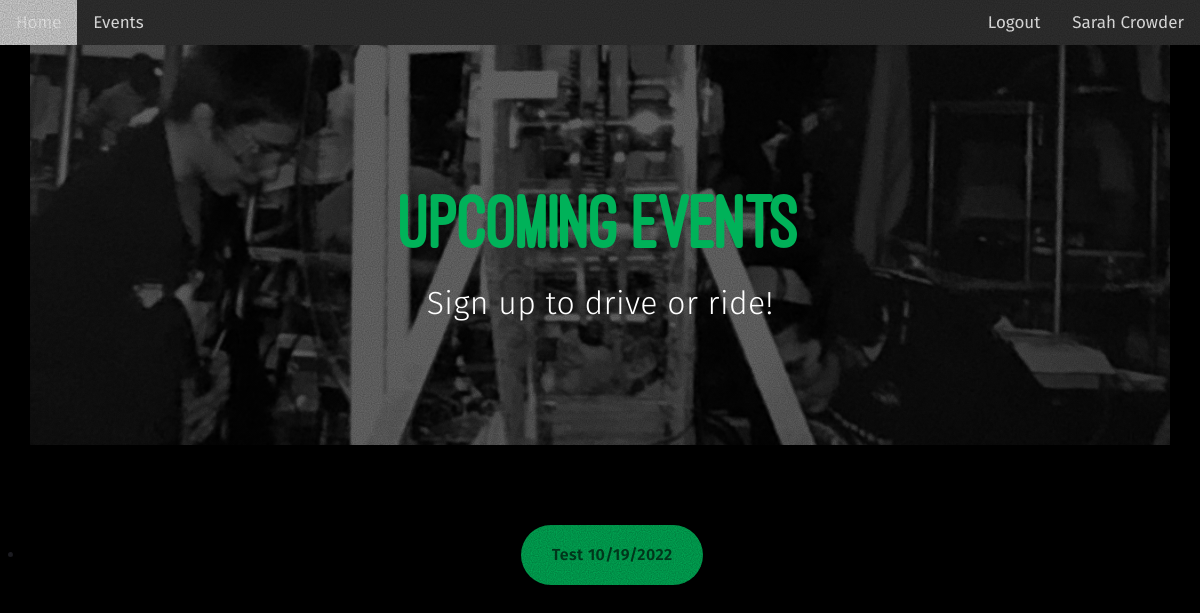
The page /events (signed in) on the database its author committed.
### carpooling/models.py (models this page shows, shortened)
class User(UserMixin, db.Model):
    __tablename__ = 'users'
    id = db.Column(db.Integer, primary_key=True)
    password = db.Column(db.String, nullable=True)
    first_name = db.Column(db.String, nullable=False)
    last_name = db.Column(db.String, nullable=False)
    driver_id = db.Column(db.Integer, db.ForeignKey('drivers.index'), nullable=True)
    passenger_id = db.Column(db.Integer, db.ForeignKey('passengers.index'), nullable=True)
    driver_profile = db.relationship('Driver', backref=db.backref('user'), lazy=True)
    passenger_profile = db.relationship('Passenger', backref=db.backref('user'), lazy=True)
    team_auth_key = db.Column(db.String, nullable=False, default='0') # a special key sent out by the team to allow access to the site
    is_admin = db.Column(db.Integer, nullable=False, default=0)

class Event(db.Model):
    __tablename__ = 'events'
    index = db.Column(db.Integer, primary_key=True)
    event_name = db.Column(db.String, nullable=False)
    event_date = db.Column(db.DateTime, nullable=False)
    event_start_time = db.Column(db.DateTime, nullable=False)
    event_end_time = db.Column(db.DateTime, nullable=False)
    event_location = db.Column(db.String, nullable=False, default='Maggie Walker Governor\'s School')
    event_description = db.Column(db.String, nullable=True)
    def __repr__(self):
        return f'Event: {self.event_name}'

### carpooling/routes.py (the view)
@app.route('/events')
def events_page():
    current_events = Event.query.filter(Event.event_date >= datetime.datetime.now()).all()
    print(current_events)
    return render_template('events_page_template.html', events=current_events, user=current_user)

### carpooling/__init__.py (called while the page is built)
@login_manager.user_loader
def load_user(user_id):
    return User.query.get(int(user_id))

### carpooling/templates/events_page_template.html (shortened to what this page needs)
<!DOCTYPE html>
<html data-wf-domain="sarahs-dandy-site.webflow.io" data-wf-page="633db6b20fc68522b30e41f4" data-wf-site="633db6b20fc685cfcc0e41e2">
<head>
    <link href="{{ url_for('static', filename='events_style.css')}}" rel="stylesheet" type="text/css"/>
    <link href="{{ url_for('static', filename='carrdstyle.css')}}" rel="stylesheet" type="text/css"/>
</head>
<body class="body">
    <div class="page-content">
        <div class="topnav">
            <a href="{{ url_for('home_page') }}">Home</a>
            <a href="{{ url_for('events_page') }}">Events</a>
            {% if user.is_authenticated %}
            <a class="user-info" href = "{{ url_for('user_profile_page', user_id=user.id) }}">{{ user.first_name.capitalize() }} {{user.last_name.capitalize()}}</a>
            <a class="user-info" onclick="confirm_logout(event)" href="{{ url_for('home_page', logout=True) }}">Logout</a>
            {% else %}
            <a class="user-info" href="{{ url_for('login_page') }}">Login</a>
            <a class="user-info" href="{{url_for('generic_register_page')}}">Register/Update</a>
            <a class="user-info" href="{{url_for('login_help_page')}}">Login Help</a>
            {% endif %}
          </div>
        </div>
        <div class="banner">
            <div class="banner-second">
                <div class="container center w-container">
                    <div class="align-center">
                        <h1 class="style1">
                            Upcoming Events
                        </h1>
                        <h2 class="style2">Sign up to drive or ride!</h1>
                    </div>
                </div>
            </div>
        </div>
    <div class="section-2 wf-section">
        <br>
        <br>
        <br>
        <br>
        <br>
        <ul id="buttons01" class="style1 buttons">
            <li>
                {% for event in events %}
                <a href="{{url_for('event_page', event_index=event.index)}}" class="button n01">
                    <span class="label">{{event.event_name.capitalize()}} {{event.event_date.strftime('%m/%d/%Y')}}</span>
                {% endfor %}
                </a>
            </li>
        </ul>
    </div>
</body>
</html>

### carpooling/static/carrdstyle.css (style rules this page uses)
html, body, div, span, applet, object, iframe, h1, h2, h3, h4, h5, h6, p, blockquote, pre, a, abbr, acronym, address, big, cite, code, del, dfn, em, img, ins, kbd, q, s, samp, small, strike, strong, sub, sup, tt, var, b, u, i, center, dl, dt, dd, ol, ul, li, fieldset, form, label, legend, table, caption, tbody, tfoot, thead, tr, th, td, article, aside, canvas, details, embed, figure, figcaption, footer, header, hgroup, menu, nav, output, ruby, section, summary, time, mark, audio, video { margin: 0; padding: 0; border: 0; font-size: 100%; font: inherit; vertical-align: baseline; }
body { line-height: 1; }
ol, ul { list-style: none; }
.topnav { background-color: #333; overflow: hidden; }
.topnav a { float: left; color: #ffffff; text-align: center; padding: 14px 16px; text-decoration: none; font-size: 17px; font-family: 'Fira Sans', sans-serif; }
.topnav a.user-info { float: right; color: #ffffff; text-align: center; padding: 14px 16px; text-decoration: none; font-size: 17px; font-family: 'Fira Sans', sans-serif; }
body { -webkit-text-size-adjust:none }
*, * :before, * :after { box-sizing: border-box; }
body { line-height: 1.0; min-height: var(--viewport-height); min-width: 320px; overflow-x: hidden; word-wrap: break-word; background-color: #000; }
body:before { background-attachment: scroll; content: ''; display: block; height: var(--background-height); left: 0; pointer-events: none; position: fixed; top: 0; transform: scale(1); width: 100vw; z-index: 0; background-size: 512px; background-position: center; background-repeat: repeat; }
body:after { background-color: #7E8083; content: ''; display: block; height: 100%; left: 0; opacity: 0; position: fixed; top: 0; transform: scale(1); transition: opacity 1s ease-in-out 0s, visibility 1s 0s; visibility: hidden; width: 100%; z-index: 1; }
:root { --background-height: 100vh; --site-language-alignment: left; --site-language-direction: ltr; --site-language-flex-alignment: flex-start; --site-language-indent-left: 1; --site-language-indent-right: 0; --viewport-height: 100vh; }
html { font-size: 16pt; }
ul { list-style-type: disc; margin-left: 1.5em; padding-left: 0; align-self: center; float: center; }
li { align-items: center; float: center; text-align: center; }
a { color: inherit; text-decoration: underline; transition: color 0.25s ease; }
h1, h2, h3 { direction: var(--site-language-direction); position: relative; }
h1.style1, h2.style1, h3.style1, p.style1 { color: #00B259; font-family: 'ostrich_sansheavy', sans-serif; text-align: center; letter-spacing: -0.175rem; width: 100%; font-size: 5em; line-height: 1.25; font-weight: 400; }
h1.style2, h2.style2, h3.style2, p.style2 { color: #FFFFFF; font-family: 'Fira Sans', sans-serif; font-size: larger; letter-spacing: 0.025rem; width: calc(100% + 0.025rem); font-size: 2em; line-height: 1.875; font-weight: 300; text-align: center; align-self: center; }
.buttons { cursor: default; display: flex; justify-content: var(--flex-alignment); letter-spacing: 0; padding: 0; }
.buttons li { max-width: 100%; }
.buttons li a { align-items: center; justify-content: center; max-width: 100%; text-align: center; text-decoration: none; vertical-align: middle; white-space: nowrap; }
.buttons.style1 { gap: 1.375rem; flex-direction: row; flex-wrap: wrap; }
.buttons.style1 li a { display: inline-flex; width: auto; height: 3.75rem; line-height: 3.75rem; padding: 0 1.875rem; vertical-align: middle; font-family: 'Fira Sans', sans-serif; letter-spacing: 0.025rem; padding-left: calc(0.025rem + 1.875rem); font-size: 1em; font-weight: 600; border-radius: 2.5rem; flex-direction: row-reverse; justify-content: flex-end; transition: transform 0.25s ease, color 0.25s ease, background-color 0.25s ease, border-color 0.25s ease; }
.buttons.style1 li a .label { direction: var(--site-language-direction); overflow: hidden; text-overflow: ellipsis; flex-grow: 1; flex-shrink: 1; text-align: left; width: 100%; }
.buttons.style1 .button { background-color: #00B259 !important; color: rgba(0, 0, 0, 0.631); }
.buttons.style1 { column-span: all; display: block; align-items: center; align-self: center; align-content: center; }
@media (max-width: 1680px) { html { font-size: 12pt; } }
@media (max-width: 1280px) { html { font-size: 12pt; } }

### rows shown on the page
User: first_name "Sarah", last_name "Crowder"
Event: event_name "Test", event_date "10/19/2022"
